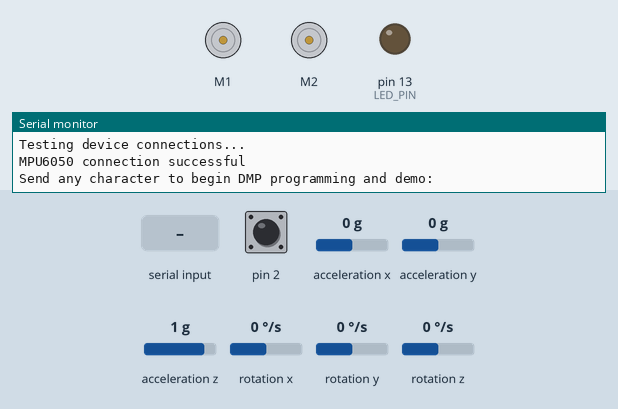
A sketch run on a simulated Arduino Leonardo, built with avr-gcc and run on an emulated ATmega32U4. On the bench: 2 × DC motor (green arrow = forward, orange = backward, longer = faster), output pins drawn as LEDs (lit = HIGH), the last lines printed to the serial monitor. Dashed ring = blinking. The inputs (shaded band) are chosen by the test bench; at power-on: acceleration x 0 g, acceleration y 0 g, acceleration z 1 g, rotation z 0 °/s, pin 2 HIGH, rotation x 0 °/s, rotation y 0 °/s. The sensor or clock chip raises its interrupt line as the real part does.

Above: at 0.8 s.
0.9 s: "test 1\n" received over Serial
At 2.6 s:
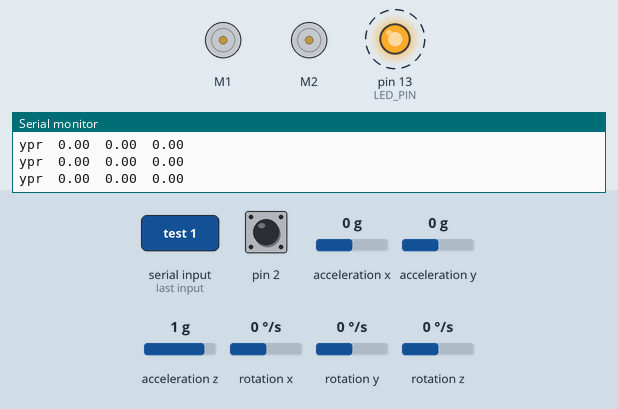
3.9 s: acceleration x set to -1.4 g
6.9 s: acceleration y set to -1.4 g
9.9 s: acceleration z set to -1.4 g
12.9 s: acceleration y set to 0 g
15.9 s: rotation z set to -192 °/s
Timing chart, 0 to 19.9 s (numbered marks = the images above; inputs shaded):
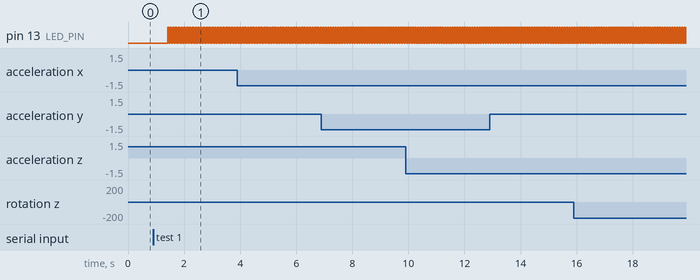

Measured:
- after the input at 0.9 s, pin 13 (LED_PIN): alternates HIGH for 0.01 s and LOW for 0.01 s, starting after 0.52 s

The sketch:

combined_draft_withsensor.ino
```cpp
// I2C device class (I2Cdev) demonstration Arduino sketch for MPU6050 class using DMP (MotionApps v2.0)
// 6/21/2012 by Jeff Rowberg <jeff@rowberg.net>
// Updates should (hopefully) always be available at https://github.com/jrowberg/i2cdevlib
//
// Changelog:
//      2013-05-08 - added seamless Fastwire support
//                 - added note about gyro calibration
//      2012-06-21 - added note about Arduino 1.0.1 + Leonardo compatibility error
//      2012-06-20 - improved FIFO overflow handling and simplified read process
//      2012-06-19 - completely rearranged DMP initialization code and simplification
//      2012-06-13 - pull gyro and accel data from FIFO packet instead of reading directly
//      2012-06-09 - fix broken FIFO read sequence and change interrupt detection to RISING
//      2012-06-05 - add gravity-compensated initial reference frame acceleration output
//                 - add 3D math helper file to DMP6 example sketch
//                 - add Euler output and Yaw/Pitch/Roll output formats
//      2012-06-04 - remove accel offset clearing for better results (thanks Sungon Lee)
//      2012-06-01 - fixed gyro sensitivity to be 2000 deg/sec instead of 250
//      2012-05-30 - basic DMP initialization working

/* ============================================
I2Cdev device library code is placed under the MIT license
Copyright (c) 2012 Jeff Rowberg

Permission is hereby granted, free of charge, to any person obtaining a copy
of this software and associated documentation files (the "Software"), to deal
in the Software without restriction, including without limitation the rights
to use, copy, modify, merge, publish, distribute, sublicense, and/or sell
copies of the Software, and to permit persons to whom the Software is
furnished to do so, subject to the following conditions:

The above copyright notice and this permission notice shall be included in
all copies or substantial portions of the Software.

THE SOFTWARE IS PROVIDED "AS IS", WITHOUT WARRANTY OF ANY KIND, EXPRESS OR
IMPLIED, INCLUDING BUT NOT LIMITED TO THE WARRANTIES OF MERCHANTABILITY,
FITNESS FOR A PARTICULAR PURPOSE AND NONINFRINGEMENT. IN NO EVENT SHALL THE
AUTHORS OR COPYRIGHT HOLDERS BE LIABLE FOR ANY CLAIM, DAMAGES OR OTHER
LIABILITY, WHETHER IN AN ACTION OF CONTRACT, TORT OR OTHERWISE, ARISING FROM,
OUT OF OR IN CONNECTION WITH THE SOFTWARE OR THE USE OR OTHER DEALINGS IN
THE SOFTWARE.
===============================================
*/
#include <PID_v1.h>
#include "DualVNH5019MotorShield.h" //motor library jc

DualVNH5019MotorShield md; //motor include jc
//Define Variables we'll be connecting to
double Setpoint, Input, Output;

//Specify the links and initial tuning parameters
PID myPID(&Input, &Output, &Setpoint,20,5,1, DIRECT);


// I2Cdev and MPU6050 must be installed as libraries, or else the .cpp/.h files
// for both classes must be in the include path of your project
#include "I2Cdev.h"

#include "MPU6050_6Axis_MotionApps20.h"
//#include "MPU6050.h" // not necessary if using MotionApps include file

// Arduino Wire library is required if I2Cdev I2CDEV_ARDUINO_WIRE implementation
// is used in I2Cdev.h
#if I2CDEV_IMPLEMENTATION == I2CDEV_ARDUINO_WIRE
    #include "Wire.h"
#endif

// class default I2C address is 0x68
// specific I2C addresses may be passed as a parameter here
// AD0 low = 0x68 (default for SparkFun breakout and InvenSense evaluation board)
// AD0 high = 0x69
MPU6050 mpu;
//MPU6050 mpu(0x69); // <-- use for AD0 high

/* =========================================================================
   NOTE: In addition to connection 3.3v, GND, SDA, and SCL, this sketch
   depends on the MPU-6050's INT pin being connected to the Arduino's
   external interrupt #0 pin. On the Arduino Uno and Mega 2560, this is
   digital I/O pin 2.
 * ========================================================================= */

/* =========================================================================
   NOTE: Arduino v1.0.1 with the Leonardo board generates a compile error
   when using Serial.write(buf, len). The Teapot output uses this method.
   The solution requires a modification to the Arduino USBAPI.h file, which
   is fortunately simple, but annoying. This will be fixed in the next IDE
   release. For more info, see these links:

   http://arduino.cc/forum/index.php/topic,109987.0.html
   http://code.google.com/p/arduino/issues/detail?id=958
 * ========================================================================= */


// uncomment "OUTPUT_READABLE_QUATERNION" if you want to see the actual
// quaternion components in a [w, x, y, z] format (not best for parsing
// on a remote host such as Processing or something though)
//#define OUTPUT_READABLE_QUATERNION

// uncomment "OUTPUT_READABLE_EULER" if you want to see Euler angles
// (in degrees) calculated from the quaternions coming from the FIFO.
// Note that Euler angles suffer from gimbal lock (for more info, see
// http://en.wikipedia.org/wiki/Gimbal_lock)
//#define OUTPUT_READABLE_EULER

// uncomment "OUTPUT_READABLE_YAWPITCHROLL" if you want to see the yaw/
// pitch/roll angles (in degrees) calculated from the quaternions coming
// from the FIFO. Note this also requires gravity vector calculations.
// Also note that yaw/pitch/roll angles suffer from gimbal lock (for
// more info, see: http://en.wikipedia.org/wiki/Gimbal_lock)
#define OUTPUT_READABLE_YAWPITCHROLL

// uncomment "OUTPUT_READABLE_REALACCEL" if you want to see acceleration
// components with gravity removed. This acceleration reference frame is
// not compensated for orientation, so +X is always +X according to the
// sensor, just without the effects of gravity. If you want acceleration
// compensated for orientation, us OUTPUT_READABLE_WORLDACCEL instead.
//#define OUTPUT_READABLE_REALACCEL

// uncomment "OUTPUT_READABLE_WORLDACCEL" if you want to see acceleration
// components with gravity removed and adjusted for the world frame of
// reference (yaw is relative to initial orientation, since no magnetometer
// is present in this case). Could be quite handy in some cases.
//#define OUTPUT_READABLE_WORLDACCEL

// uncomment "OUTPUT_TEAPOT" if you want output that matches the
// format used for the InvenSense teapot demo
//#define OUTPUT_TEAPOT

float mycurrentangle;

#define LED_PIN 13 // (Arduino is 13, Teensy is 11, Teensy++ is 6)
bool blinkState = false;

// MPU control/status vars
bool dmpReady = false;  // set true if DMP init was successful
uint8_t mpuIntStatus;   // holds actual interrupt status byte from MPU
uint8_t devStatus;      // return status after each device operation (0 = success, !0 = error)
uint16_t packetSize;    // expected DMP packet size (default is 42 bytes)
uint16_t fifoCount;     // count of all bytes currently in FIFO
uint8_t fifoBuffer[64]; // FIFO storage buffer

// orientation/motion vars
Quaternion q;           // [w, x, y, z]         quaternion container
VectorInt16 aa;         // [x, y, z]            accel sensor measurements
VectorInt16 aaReal;     // [x, y, z]            gravity-free accel sensor measurements
VectorInt16 aaWorld;    // [x, y, z]            world-frame accel sensor measurements
VectorFloat gravity;    // [x, y, z]            gravity vector
float euler[3];         // [psi, theta, phi]    Euler angle container
float ypr[3];           // [yaw, pitch, roll]   yaw/pitch/roll container and gravity vector

// packet structure for InvenSense teapot demo
uint8_t teapotPacket[14] = { '$', 0x02, 0,0, 0,0, 0,0, 0,0, 0x00, 0x00, '\r', '\n' };


// ================================================================
// ===               INTERRUPT DETECTION ROUTINE                ===
// ================================================================

volatile bool mpuInterrupt = false;     // indicates whether MPU interrupt pin has gone high
void dmpDataReady() {
    mpuInterrupt = true;
}


// ================================================================
// ===                      INITIAL SETUP                       ===
// ================================================================

void setup() {
    //initialize the variables we're linked to
  Input = mycurrentangle;
  Setpoint = 0;

  myPID.SetOutputLimits(-400,400);

  //turn the PID on
  myPID.SetMode(AUTOMATIC);


   md.init(); //motor thing initialize


    // join I2C bus (I2Cdev library doesn't do this automatically)
    #if I2CDEV_IMPLEMENTATION == I2CDEV_ARDUINO_WIRE
        Wire.begin();
        TWBR = 24; // 400kHz I2C clock (200kHz if CPU is 8MHz)
    #elif I2CDEV_IMPLEMENTATION == I2CDEV_BUILTIN_FASTWIRE
        Fastwire::setup(400, true);
    #endif

    // initialize serial communication
    // (115200 chosen because it is required for Teapot Demo output, but it's
    // really up to you depending on your project)
    Serial.begin(115200);
    while (!Serial); // wait for Leonardo enumeration, others continue immediately

    // NOTE: 8MHz or slower host processors, like the Teensy @ 3.3v or Ardunio
    // Pro Mini running at 3.3v, cannot handle this baud rate reliably due to
    // the baud timing being too misaligned with processor ticks. You must use
    // 38400 or slower in these cases, or use some kind of external separate
    // crystal solution for the UART timer.

    // initialize device
    Serial.println(F("Initializing I2C devices..."));
    mpu.initialize();

    // verify connection
    Serial.println(F("Testing device connections..."));
    Serial.println(mpu.testConnection() ? F("MPU6050 connection successful") : F("MPU6050 connection failed"));

    // wait for ready
    Serial.println(F("\nSend any character to begin DMP programming and demo: "));
    while (Serial.available() && Serial.read()); // empty buffer
    while (!Serial.available());                 // wait for data
    while (Serial.available() && Serial.read()); // empty buffer again

    // load and configure the DMP
    Serial.println(F("Initializing DMP..."));
    devStatus = mpu.dmpInitialize();

    // supply your own gyro offsets here, scaled for min sensitivity
    mpu.setXGyroOffset(220);
    mpu.setYGyroOffset(76);
    mpu.setZGyroOffset(-85);
    mpu.setZAccelOffset(1788); // 1688 factory default for my test chip

    // make sure it worked (returns 0 if so)
    if (devStatus == 0) {
        // turn on the DMP, now that it's ready
        Serial.println(F("Enabling DMP..."));
        mpu.setDMPEnabled(true);

        // enable Arduino interrupt detection
        Serial.println(F("Enabling interrupt detection (Arduino external interrupt 0)..."));
        attachInterrupt(1, dmpDataReady, RISING);
        mpuIntStatus = mpu.getIntStatus();

        // set our DMP Ready flag so the main loop() function knows it's okay to use it
        Serial.println(F("DMP ready! Waiting for first interrupt..."));
        dmpReady = true;

        // get expected DMP packet size for later comparison
        packetSize = mpu.dmpGetFIFOPacketSize();
    } else {
        // ERROR!
        // 1 = initial memory load failed
        // 2 = DMP configuration updates failed
        // (if it's going to break, usually the code will be 1)
        Serial.print(F("DMP Initialization failed (code "));
        Serial.print(devStatus);
        Serial.println(F(")"));
    }

    // configure LED for output
    pinMode(LED_PIN, OUTPUT);
}


// ================================================================
// ===                    MAIN PROGRAM LOOP                     ===
// ================================================================

void loop() {
    // if programming failed, don't try to do anything
    if (!dmpReady) return;

    // wait for MPU interrupt or extra packet(s) available
   while (!mpuInterrupt && fifoCount < packetSize) {

       Input = mycurrentangle;
       myPID.Compute();
       md.setSpeeds(Output,Output);
     //  Serial.println(Output);
     //  Serial.println("mycurrentvalue");


        /*if (mycurrentangle>0)
        {
          md.setM1Speed(-50);
          Serial.println("test 1");
          delay(0);

        }
        //Serial.println("test2");

        if (mycurrentangle<=0)
        {
          Serial.println("before delay 10 sec");
          md.setM1Speed(50);

          delay(0);
        }  */

    }

    // reset interrupt flag and get INT_STATUS byte
    mpuInterrupt = false;
    mpuIntStatus = mpu.getIntStatus();

    // get current FIFO count
    fifoCount = mpu.getFIFOCount();

    // check for overflow (this should never happen unless our code is too inefficient)
    if ((mpuIntStatus & 0x10) || fifoCount == 1024) {
        // reset so we can continue cleanly
        mpu.resetFIFO();
        Serial.println(F("FIFO overflow!"));

    // otherwise, check for DMP data ready interrupt (this should happen frequently)
    } else if (mpuIntStatus & 0x02) {
        // wait for correct available data length, should be a VERY short wait
        while (fifoCount < packetSize) fifoCount = mpu.getFIFOCount();

        // read a packet from FIFO
        mpu.getFIFOBytes(fifoBuffer, packetSize);

        // track FIFO count here in case there is > 1 packet available
        // (this lets us immediately read more without waiting for an interrupt)
        fifoCount -= packetSize;

        #ifdef OUTPUT_READABLE_QUATERNION
            // display quaternion values in easy matrix form: w x y z
            mpu.dmpGetQuaternion(&q, fifoBuffer);
            Serial.print("quat\t");
            Serial.print(q.w);
            Serial.print("\t");
            Serial.print(q.x);
            Serial.print("\t");
            Serial.print(q.y);
            Serial.print("\t");
            Serial.println(q.z);
        #endif

        #ifdef OUTPUT_READABLE_EULER
            // display Euler angles in degrees
            mpu.dmpGetQuaternion(&q, fifoBuffer);
            mpu.dmpGetEuler(euler, &q);
            Serial.print("euler\t");
            Serial.print(euler[0] * 180/M_PI);
            Serial.print("\t");
            Serial.print(euler[1] * 180/M_PI);
            Serial.print("\t");
            Serial.println(euler[2] * 180/M_PI);
        #endif

        #ifdef OUTPUT_READABLE_YAWPITCHROLL
            // display Euler angles in degrees
            mpu.dmpGetQuaternion(&q, fifoBuffer);
            mpu.dmpGetGravity(&gravity, &q);
            mpu.dmpGetYawPitchRoll(ypr, &q, &gravity);
            Serial.print("ypr\t");
            Serial.print(ypr[0] * 180/M_PI);
            Serial.print("\t");
            Serial.print(ypr[1] * 180/M_PI);
            Serial.print("\t");
            Serial.println(ypr[2] * 180/M_PI);
            mycurrentangle=(ypr[1] * 180/M_PI);
         //   Serial.print(mycurrentangle);
        #endif

        #ifdef OUTPUT_READABLE_REALACCEL
            // display real acceleration, adjusted to remove gravity
            mpu.dmpGetQuaternion(&q, fifoBuffer);
            mpu.dmpGetAccel(&aa, fifoBuffer);
            mpu.dmpGetGravity(&gravity, &q);
            mpu.dmpGetLinearAccel(&aaReal, &aa, &gravity);
            Serial.print("areal\t");
            Serial.print(aaReal.x);
            Serial.print("\t");
            Serial.print(aaReal.y);
            Serial.print("\t");
            Serial.println(aaReal.z);
        #endif

        #ifdef OUTPUT_READABLE_WORLDACCEL
            // display initial world-frame acceleration, adjusted to remove gravity
            // and rotated based on known orientation from quaternion
            mpu.dmpGetQuaternion(&q, fifoBuffer);
            mpu.dmpGetAccel(&aa, fifoBuffer);
            mpu.dmpGetGravity(&gravity, &q);
            mpu.dmpGetLinearAccel(&aaReal, &aa, &gravity);
            mpu.dmpGetLinearAccelInWorld(&aaWorld, &aaReal, &q);
            Serial.print("aworld\t");
            Serial.print(aaWorld.x);
            Serial.print("\t");
            Serial.print(aaWorld.y);
            Serial.print("\t");
            Serial.println(aaWorld.z);
        #endif

        #ifdef OUTPUT_TEAPOT
            // display quaternion values in InvenSense Teapot demo format:
            teapotPacket[2] = fifoBuffer[0];
            teapotPacket[3] = fifoBuffer[1];
            teapotPacket[4] = fifoBuffer[4];
            teapotPacket[5] = fifoBuffer[5];
            teapotPacket[6] = fifoBuffer[8];
            teapotPacket[7] = fifoBuffer[9];
            teapotPacket[8] = fifoBuffer[12];
            teapotPacket[9] = fifoBuffer[13];
            Serial.write(teapotPacket, 14);
            teapotPacket[11]++; // packetCount, loops at 0xFF on purpose
        #endif

        // blink LED to indicate activity
        blinkState = !blinkState;
        digitalWrite(LED_PIN, blinkState);
    }
}
```
